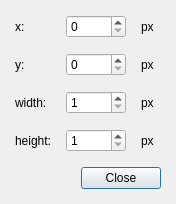
<?xml version="1.0" encoding="UTF-8"?>
<ui version="4.0">
 <class>DialogRect</class>
 <widget class="QDialog" name="DialogRect">
  <property name="geometry">
   <rect>
    <x>0</x>
    <y>0</y>
    <width>176</width>
    <height>198</height>
   </rect>
  </property>
  <property name="windowTitle">
   <string>Select rect...</string>
  </property>
  <layout class="QGridLayout" name="gridLayout_2">
   <property name="leftMargin">
    <number>15</number>
   </property>
   <property name="topMargin">
    <number>15</number>
   </property>
   <property name="rightMargin">
    <number>15</number>
   </property>
   <property name="bottomMargin">
    <number>15</number>
   </property>
   <item row="0" column="0">
    <layout class="QVBoxLayout" name="verticalLayout">
     <property name="spacing">
      <number>15</number>
     </property>
     <item>
      <layout class="QGridLayout" name="gridLayout">
       <item row="0" column="0">
        <widget class="QLabel" name="label">
         <property name="text">
          <string>x:</string>
         </property>
        </widget>
       </item>
       <item row="0" column="1">
        <widget class="QSpinBox" name="spinBoxX">
         <property name="minimumSize">
          <size>
           <width>60</width>
           <height>0</height>
          </size>
         </property>
         <property name="maximum">
          <number>5000</number>
         </property>
        </widget>
       </item>
       <item row="0" column="2">
        <widget class="QLabel" name="label_5">
         <property name="text">
          <string>px</string>
         </property>
        </widget>
       </item>
       <item row="1" column="0">
        <widget class="QLabel" name="label_2">
         <property name="text">
          <string>y:</string>
         </property>
        </widget>
       </item>
       <item row="1" column="1">
        <widget class="QSpinBox" name="spinBoxY">
         <property name="maximum">
          <number>5000</number>
         </property>
        </widget>
       </item>
       <item row="1" column="2">
        <widget class="QLabel" name="label_6">
         <property name="text">
          <string>px</string>
         </property>
        </widget>
       </item>
       <item row="2" column="0">
        <widget class="QLabel" name="label_3">
         <property name="text">
          <string>width:</string>
         </property>
        </widget>
       </item>
       <item row="2" column="1">
        <widget class="QSpinBox" name="spinBoxWidth">
         <property name="minimum">
          <number>1</number>
         </property>
         <property name="maximum">
          <number>5000</number>
         </property>
         <property name="value">
          <number>1</number>
         </property>
        </widget>
       </item>
       <item row="2" column="2">
        <widget class="QLabel" name="label_7">
         <property name="text">
          <string>px</string>
         </property>
        </widget>
       </item>
       <item row="3" column="0">
        <widget class="QLabel" name="label_4">
         <property name="text">
          <string>height:</string>
         </property>
        </widget>
       </item>
       <item row="3" column="1">
        <widget class="QSpinBox" name="spinBoxHeight">
         <property name="minimum">
          <number>1</number>
         </property>
         <property name="maximum">
          <number>5000</number>
         </property>
         <property name="value">
          <number>1</number>
         </property>
        </widget>
       </item>
       <item row="3" column="2">
        <widget class="QLabel" name="label_8">
         <property name="text">
          <string>px</string>
         </property>
        </widget>
       </item>
      </layout>
     </item>
     <item>
      <layout class="QHBoxLayout" name="horizontalLayout" stretch="1,0">
       <item>
        <spacer name="horizontalSpacer">
         <property name="orientation">
          <enum>Qt::Horizontal</enum>
         </property>
         <property name="sizeHint" stdset="0">
          <size>
           <width>238</width>
           <height>20</height>
          </size>
         </property>
        </spacer>
       </item>
       <item>
        <widget class="QPushButton" name="pushButton">
         <property name="text">
          <string>Close</string>
         </property>
         <property name="flat">
          <bool>false</bool>
         </property>
        </widget>
       </item>
      </layout>
     </item>
    </layout>
   </item>
  </layout>
 </widget>
 <resources/>
 <connections>
  <connection>
   <sender>pushButton</sender>
   <signal>clicked()</signal>
   <receiver>DialogRect</receiver>
   <slot>accept()</slot>
   <hints>
    <hint type="sourcelabel">
     <x>75</x>
     <y>170</y>
    </hint>
    <hint type="destinationlabel">
     <x>126</x>
     <y>192</y>
    </hint>
   </hints>
  </connection>
 </connections>
</ui>
